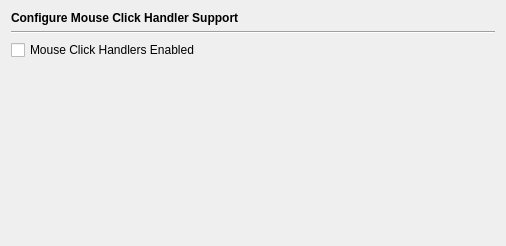
<?xml version="1.0" encoding="UTF-8"?>
<ui version="4.0">
 <class>EditorMouseClickHandlerPage</class>
 <widget class="QWidget" name="EditorMouseClickHandlerPage">
  <property name="geometry">
   <rect>
    <x>0</x>
    <y>0</y>
    <width>506</width>
    <height>246</height>
   </rect>
  </property>
  <layout class="QVBoxLayout" name="verticalLayout">
   <item>
    <widget class="QLabel" name="headerLabel">
     <property name="text">
      <string>&lt;b&gt;Configure Mouse Click Handler Support&lt;/b&gt;</string>
     </property>
    </widget>
   </item>
   <item>
    <widget class="Line" name="line6">
     <property name="frameShape">
      <enum>QFrame::HLine</enum>
     </property>
     <property name="frameShadow">
      <enum>QFrame::Sunken</enum>
     </property>
     <property name="orientation">
      <enum>Qt::Horizontal</enum>
     </property>
    </widget>
   </item>
   <item>
    <widget class="QCheckBox" name="mcEnabledCheckBox">
     <property name="toolTip">
      <string>Select this to enable support for mouse click handlers</string>
     </property>
     <property name="whatsThis">
      <string>&lt;b&gt;Mouse Click Handlers Enabled&lt;/b&gt;&lt;p&gt;Select to enable support for mouse click handlers. Individual mouse click handlers may be configured on subordinate pages, if such have been installed and registered. This is usually done by plug-ins.&lt;/p&gt;</string>
     </property>
     <property name="text">
      <string>Mouse Click Handlers Enabled</string>
     </property>
    </widget>
   </item>
   <item>
    <spacer>
     <property name="orientation">
      <enum>Qt::Vertical</enum>
     </property>
     <property name="sizeHint" stdset="0">
      <size>
       <width>456</width>
       <height>51</height>
      </size>
     </property>
    </spacer>
   </item>
  </layout>
 </widget>
 <tabstops>
  <tabstop>mcEnabledCheckBox</tabstop>
 </tabstops>
 <resources/>
 <connections/>
</ui>
